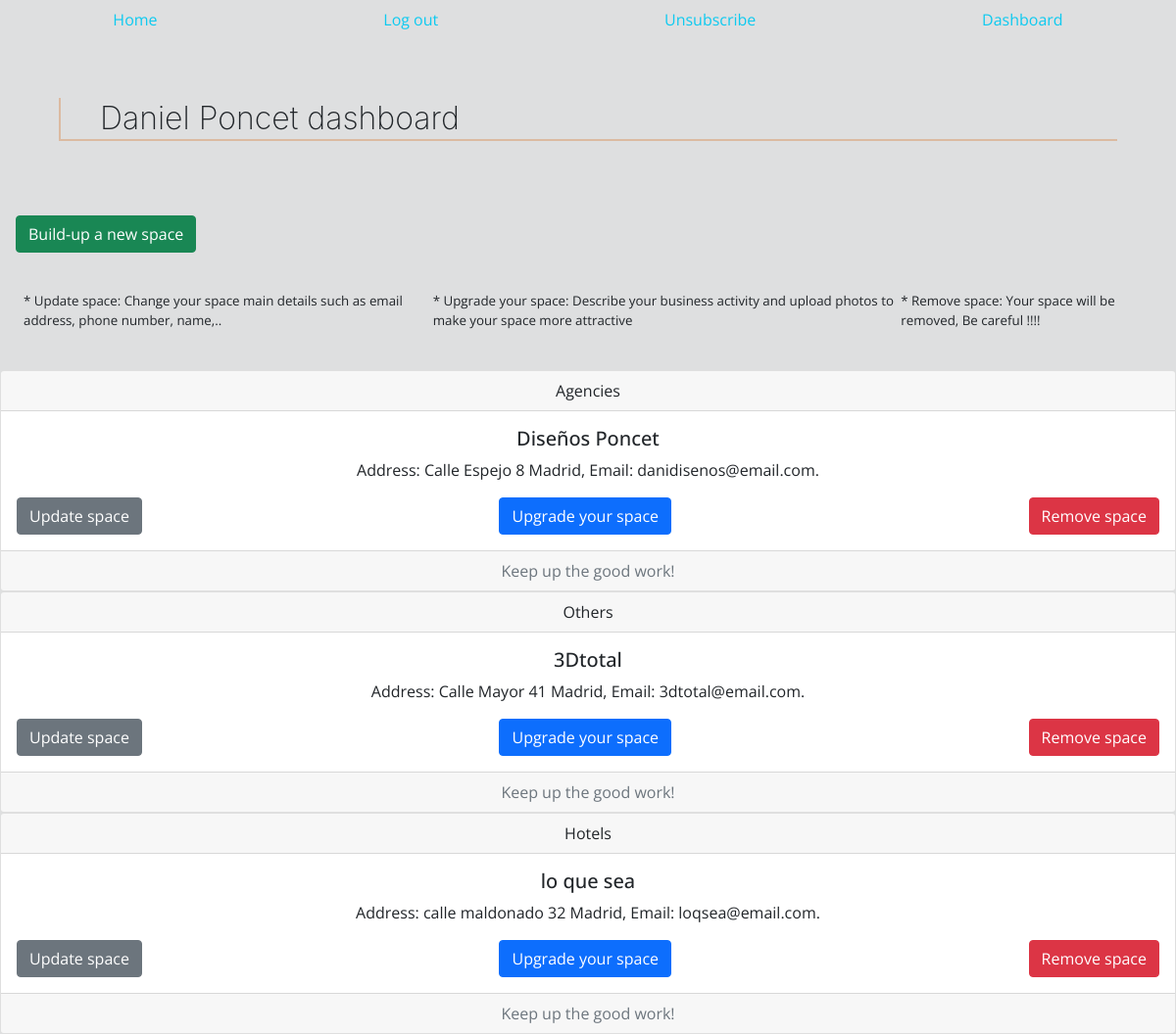
The app's page /us_dashb/0fac6a9b8fc241209927d02dc28a5e3f (signed in) with its own data.
### models.py (models this page shows, shortened)
class Advert(db.Model):
    id = db.Column(db.String(32), primary_key= True)
    user_id = db.Column(db.String(32), ForeignKey("user.id"))
    adv_name = db.Column(db.String(50), nullable=False, unique=True)
    address = db.Column(db.String(60), nullable=False, unique= True)
    latitude = db.Column(db.String(11), nullable=True)
    longitude = db.Column(db.String(11), nullable=True)
    contact_phone = db.Column(db.String(12), nullable=False)
    contact_email = db.Column(db.String(100), nullable=False)
    business_type = db.Column(db.String(30), nullable=False)
    description = db.Column(db.Text, nullable=True)
    images= db.relationship("Upload", backref=db.backref("advert", lazy=True))

### main.py (the view)
@app.route("/us_dashb/<user>", methods=["GET", "POST"])
def dashboard(user):
    user = User.query.get(user)
    if user:
        try:
            u_adverts = Advert.query.filter_by(user_id=user.id).all()
            if u_adverts:
                adverts = [ad for ad in u_adverts]
            else:
                adverts = []
        except IndexError:
            return render_template("u_dashboard.html", text= f"{(user.name)} dashboard", user=user)
    return render_template("u_dashboard.html", text= f"{(user.name)} dashboard", us_adverts=adverts, user=user)

### models.py (called while the page is built)
    def __repr__(self):
        return f"EMAIL: {self.email} NAME: {self.name}"

### templates/u_dashboard.html (shortened to what this page needs)
{%extends "base.html"%}
{%block content%}
<div>
    <h2 class ="d-flex justify-content-start adv_name">{{text}}</h2>
    <div class="sticky">
        <a href="{{url_for('create_ad')}}" class="d-flex justify-content-start" style="text-decoration:none;">
            <button class="btn btn-success m-3" type="button">Build-up a new space</button>
        </a>
    </div>
</div>
<div class="d-flex leyend p-4 ">
  <p style="font-size:smaller;">* Update space: Change your space main details such as email address, phone number, name,..</p>
  <p style="font-size:smaller;">* Upgrade your space: Describe your business activity and upload photos to make your space more attractive</p>
  <p style="font-size:smaller;">* Remove space: Your space will be removed, Be careful !!!!</p>
</div>
{%for advert in us_adverts%}
<div class="card text-center">
    <div class="card-header">
      {{advert.business_type}}
    </div>
    <div class="card-body">
      <h5 class="card-title">{{advert.adv_name}}</h5>
      <p class="card-text">Address: {{advert.address}},       Email: {{advert.contact_email}}.</p>
      <div class="d-flex justify-content-between">
        <a href="{{url_for('update_object', adv_id = advert.id )}}" name="" class="btn btn-secondary ">Update space</a>
        <a href="{{url_for('edit_space', adv_id = advert.id )}}" name="" class="btn btn-primary">Upgrade your space</a>
        <a href="{{url_for('remove_from', adv_id = advert.id )}}" name="" class="btn btn-danger">Remove space</a>
      </div>
    </div>
    <div class="card-footer text-muted">
      Keep up the good work!
    </div>
</div>
{%endfor%}
{%endblock%}

### templates/base.html (shortened to what this page needs)
<!DOCTYPE html>
<html lang="en">
<head>
    <link href="https://cdn.jsdelivr.net/npm/bootstrap@5.1.3/dist/css/bootstrap.min.css" rel="stylesheet">
    <link href="{{url_for('static', filename= 'styles.css')}}" rel="stylesheet">
</head>
<body style="background-color:rgb(222, 223, 224) ; ">
    <ul class="nav justify-content-around" style="background-color: rgb(222, 223, 224);">
        <li class="nav-item">
          <a class="nav-link active text-info" aria-current="page" href="http://localhost:5000">Home</a>
        </li>
        {%if user%}
        <li id="log_l"class="nav-item">
          <a class="nav-link justify-content-right text-info" href="{{url_for('logout')}}">Log out</a>
        </li>
        {%endif%}
        {%if user%}
        <li class="nav-item">
          <a class="nav-link text-info" href="http://localhost:5000/unsubs ">Unsubscribe</a>
        </li>
        {%endif%}
        {%if user%}
        <li id="log_l"class="nav-item">
          <a class="nav-link justify-content-right text-info" href="{{url_for('dashboard', user=user)}}">Dashboard</a>
        </li>
        {%endif%}
      </ul>
      <main class = "everything " >
        {%block content%}
        {%endblock%}
      </main>
</body>
</html>

### static/styles.css (style rules this page uses)
* { font-family: Open Sans; }
.everything { align-self: auto; justify-content:center; }
.adv_name { display: flex; justify-content: start; font-family:-apple-system, BlinkMacSystemFont, 'Segoe UI', Roboto, Oxygen, Ubuntu, Cantarell, 'Open Sans', 'Helvetica Neue', sans-serif; text-shadow:3px; font-weight: 200; margin: 5% 5%; padding:2px 40px; border-left:solid 2px rgba(210, 105, 30, 0.322) ; border-bottom:solid 2px rgba(210, 105, 30, 0.322) ; }
li { list-style: none; }

### records on screen
Advert: business_type "Agencies", adv_name "Diseños Poncet", address "Calle Espejo 8 Madrid", contact_email "danidisenos@email.com"
Advert: business_type "Others", adv_name "3Dtotal", address "Calle Mayor 41 Madrid", contact_email "3dtotal@email.com"
Advert: business_type "Hotels", adv_name "lo que sea", address "calle maldonado 32 Madrid", contact_email "loqsea@email.com"

### other values on screen
{{ text }} "Daniel Poncet dashboard"
